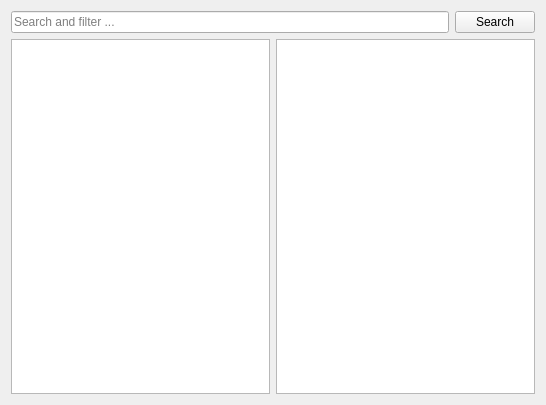
<?xml version="1.0" encoding="UTF-8"?>
<ui version="4.0">
 <class>TechnicPage</class>
 <widget class="QWidget" name="TechnicPage">
  <property name="geometry">
   <rect>
    <x>0</x>
    <y>0</y>
    <width>546</width>
    <height>405</height>
   </rect>
  </property>
  <layout class="QVBoxLayout" name="verticalLayout">
   <item>
    <widget class="QWidget" name="widget" native="true">
     <layout class="QHBoxLayout" name="horizontalLayout">
      <property name="leftMargin">
       <number>0</number>
      </property>
      <property name="topMargin">
       <number>0</number>
      </property>
      <property name="rightMargin">
       <number>0</number>
      </property>
      <property name="bottomMargin">
       <number>0</number>
      </property>
      <item>
       <widget class="QLineEdit" name="searchEdit">
        <property name="placeholderText">
         <string>Search and filter ...</string>
        </property>
       </widget>
      </item>
      <item>
       <widget class="QPushButton" name="searchButton">
        <property name="text">
         <string>Search</string>
        </property>
       </widget>
      </item>
     </layout>
    </widget>
   </item>
   <item>
    <layout class="QGridLayout" name="gridLayout">
     <property name="rightMargin">
      <number>0</number>
     </property>
     <item row="0" column="1">
      <widget class="QTextBrowser" name="packDescription"/>
     </item>
     <item row="0" column="0">
      <widget class="QListView" name="packView">
       <property name="horizontalScrollBarPolicy">
        <enum>Qt::ScrollBarAlwaysOff</enum>
       </property>
       <property name="alternatingRowColors">
        <bool>true</bool>
       </property>
       <property name="iconSize">
        <size>
         <width>48</width>
         <height>48</height>
        </size>
       </property>
      </widget>
     </item>
    </layout>
   </item>
  </layout>
 </widget>
 <tabstops>
  <tabstop>searchEdit</tabstop>
  <tabstop>searchButton</tabstop>
 </tabstops>
 <resources/>
 <connections/>
</ui>
